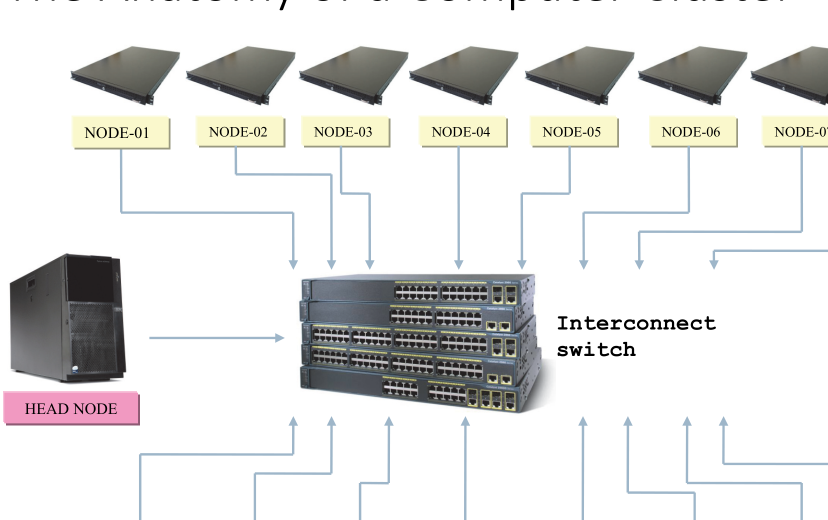
#> input picture 07_Exam_Review/知识点汇总/src/img/L1_p15_cluster.png, 1656 x 1039 px (shown at 1/2 size)
$ python -i crops.py   (imports and definitions only)
#> lines starting #> are read from the running program, lines starting #| are printed output that depends on the picture; after the words box and inside, x2 and y2 are one past the last pixel; in counts of white or black regions, pixels touching at a corner belong together
#> further down, picture is the input picture: PIL image 1656x1039 RGB; mean R, G, B 225.4, 225.2, 224
# 从讲义 PDF 按区域截图 → img/Lx_pN[_tag].png，自动去白边
# 坐标是讲义页面的 pt（页面 780×540 或按各讲实际大小），用 view.py 看好了再填
import sys
from pathlib import Path
import pymupdf
from PIL import Image, ImageChops

here = Path(__file__).parent
slides = here.parents[2] / "01_Lecture_Notes" / "slides"
img = here / "img"
# [1 line not run here, left out]

# (文件名, 讲次, 页, (x0, y0, x1, y1) 或 None 表示整页)
CROPS = [
    ("L1_p15_cluster", 1, 15, (40, 90, 600, 430)),
    ("L1_p21_moore", 1, 21, (120, 128, 445, 468)),
    ("L2_p5_bohr", 2, 5, (30, 150, 700, 440)),
    ("L2_p8_twolevel", 2, 8, (20, 180, 712, 482)),
    ("L2_p9_boltz", 2, 9, (60, 215, 700, 505)),
    ("L2_p53_Ylm", 2, 53, (25, 78, 665, 485)),
    ("L2_p54_levels", 2, 54, (35, 232, 705, 492)),
    ("L2_p55_radial", 2, 55, (140, 25, 570, 495)),
    ("L2_p75_penetration", 2, 75, (35, 278, 705, 510)),
    ("L2_p89_scf", 2, 89, (40, 140, 710, 375)),
    ("L3_p44_sdenergy", 3, 44, (20, 95, 700, 470)),
    ("L3_p45_bs", 3, 45, (20, 85, 700, 395)),
    ("L3_p47_koopmans", 3, 47, (20, 110, 700, 520)),
    ("L3_p51_rohf", 3, 51, (190, 235, 580, 525)),
    ("L3_p60_scf", 3, 60, (20, 88, 710, 535)),
    ("L3_p66_damping", 3, 66, (20, 178, 700, 470)),
    ("L3_p67_levelshift", 3, 67, (150, 245, 650, 450)),
    ("L3_p72_stogto", 3, 72, None),
    ("L3_p76_basisname", 3, 76, (20, 82, 710, 530)),
    ("L3_p79_mcscf", 3, 79, (20, 95, 710, 530)),
    ("L3_p69_symmetry", 3, 69, (20, 255, 710, 470)),
    ("L4_p4_h2diss", 4, 4, (380, 140, 690, 345)),
    ("L4_p5_basisconv", 4, 5, (10, 250, 350, 505)),
    ("L4_p11_ci", 4, 11, (20, 120, 700, 420)),
    ("L4_p18_cimatrix", 4, 18, (20, 222, 640, 385)),
    ("L4_p21_h2pes", 4, 21, (100, 90, 580, 475)),
    ("L4_p37_bsse", 4, 37, (25, 115, 700, 480)),
    ("L4_p38_cp", 4, 38, (40, 60, 690, 440)),
    ("L4_p43_cbs", 4, 43, (20, 120, 700, 530)),
    ("L4_p44_density", 4, 44, (20, 90, 700, 530)),
    ("L5_p10_maps", 5, 10, (20, 120, 700, 440)),
    ("L5_p16_hk1", 5, 16, (20, 70, 700, 460)),
    ("L5_p20_hk2", 5, 20, (60, 103, 560, 262)),
    ("L5_p23_hfdft", 5, 23, (20, 15, 700, 505)),
    ("L5_p33_sie", 5, 33, (20, 15, 700, 530)),
    ("L5_p39_mag", 5, 39, (20, 75, 710, 530)),
    ("L6_p9_bondorder", 6, 9, (20, 228, 700, 525)),
    ("L6_p10_mep", 6, 10, (20, 85, 710, 520)),
    ("L6_p13_loc", 6, 13, (20, 100, 710, 530)),
    ("L6_p17_dirac", 6, 17, (20, 55, 710, 470)),
    ("L6_p22_cube", 6, 22, (20, 20, 710, 470)),
    ("L6_p29_surface", 6, 29, (20, 80, 710, 470)),
    ("L6_p30_pcm", 6, 30, (20, 78, 710, 470)),
    ("L6_p39_vertical", 6, 39, (20, 305, 710, 500)),
]
# [1 line not run here, left out]


def trim(im, pad=6):
#> called with pad = 6
    bg = Image.new(im.mode, im.size, (255, 255, 255))
#> bg: PIL image 1656x1039 RGB; every value is 255
    diff = ImageChops.difference(im, bg).convert("L").point(lambda v: 255 if v > 18 else 0)
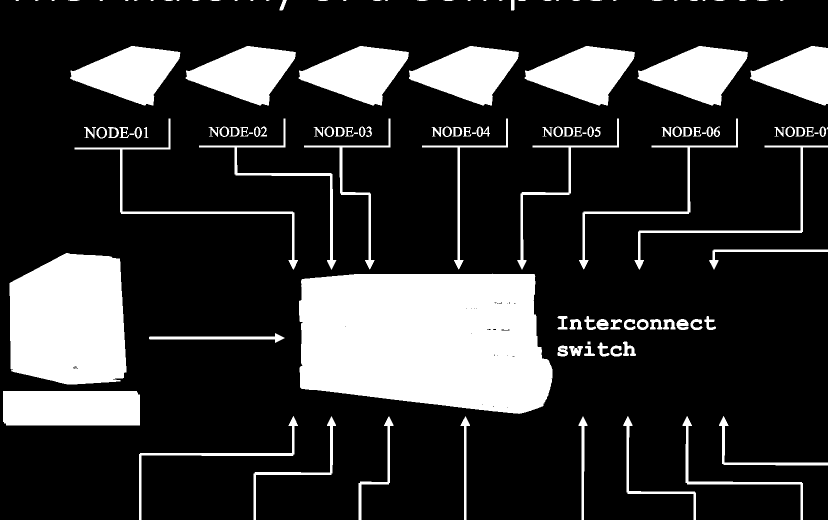
#> diff: PIL image 1656x1039 L (shown at 1/2 size); 20.4% white; 134 white regions (22 under 20 px), largest, box (x1, y1, x2, y2) and area: (598, 547, 1105, 828) 122775, (19, 506, 253, 769) 53660, (6, 782, 280, 851) 18842
    box = diff.getbbox()
#> box = (6, 0, 1656, 1039)
    if not box:
        return im
    x0, y0, x1, y1 = box
#> x0 = 6; y0 = 0; x1 = 1656; y1 = 1039
    return im.crop((max(0, x0 - pad), max(0, y0 - pad), min(im.width, x1 + pad), min(im.height, y1 + pad)))


def main(only=None):
    docs = {}
    for name, L, p, clip in CROPS:
        if only and name not in only:
            continue
        d = docs.setdefault(L, pymupdf.open(slides / f"CM5235_Lecture_0{L}.pdf"))
        page = d[p - 1]
        pix = page.get_pixmap(dpi=220, clip=pymupdf.Rect(*clip) if clip else None)
        im = Image.frombytes("RGB", [pix.width, pix.height], pix.samples)
        trim(im).save(img / f"{name}.png", optimize=True)
        print("ok", name)


# [2 lines not run here, left out]

>>> from PIL import Image
>>> picture = Image.open('img/L1_p15_cluster.png')
>>> result = trim(picture)

$ run again, on 07_Exam_Review/知识点汇总/src/img/L1_p21_moore.png
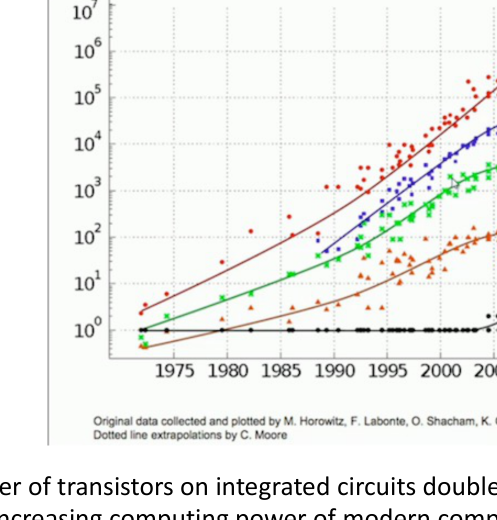
#> input picture 07_Exam_Review/知识点汇总/src/img/L1_p21_moore.png, 994 x 1039 px (shown at 1/2 size)
#> picture is the input picture: PIL image 994x1039 RGB; mean R, G, B 239.6, 240.8, 238
#> bg: PIL image 994x1039 RGB; every value is 255
#> in trim, `diff = ImageChops.difference(im, bg).convert("L").point(lambda v: 255 ..`:
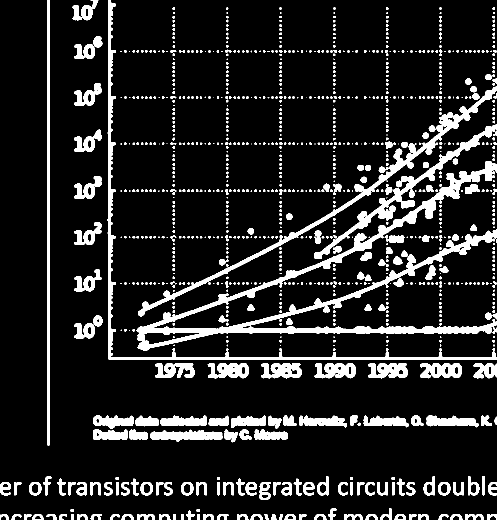
#> diff: PIL image 994x1039 L (shown at 1/2 size); 13% white; 1059 white regions (478 under 20 px), largest, box (x1, y1, x2, y2) and area: (273, 322, 994, 701) 25961, (215, 0, 994, 720) 10755, (276, 172, 994, 633) 9781
#> box = (0, 0, 994, 1039)
#> x0 = 0; x1 = 994; y1 = 1039

$ run again, on 07_Exam_Review/知识点汇总/src/img/L2_p53_Ylm.png
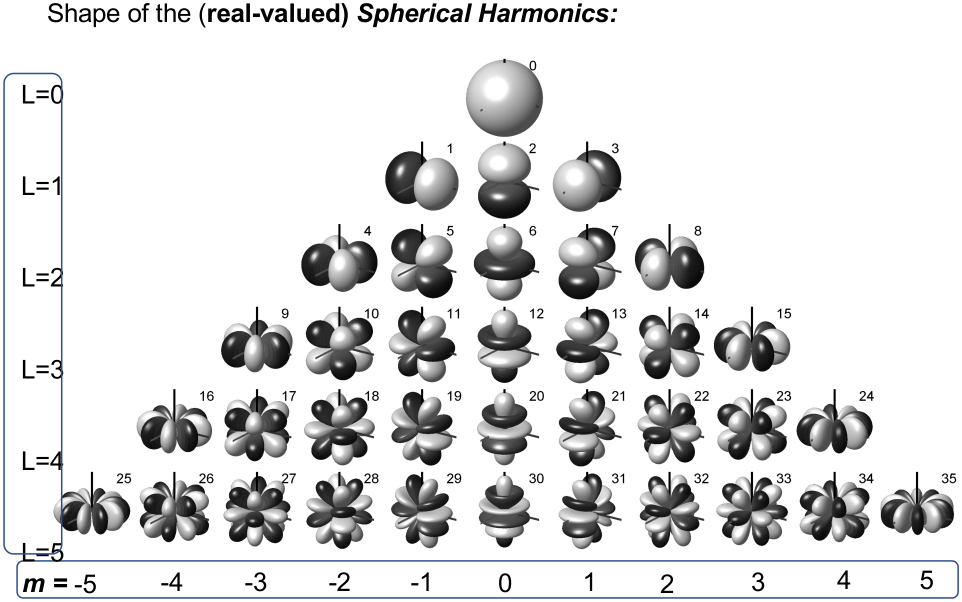
#> input picture 07_Exam_Review/知识点汇总/src/img/L2_p53_Ylm.png, 1924 x 1204 px (shown at 1/2 size)
#> picture is the input picture: PIL image 1924x1204 RGB; mean R, G, B 221.6, 221.8, 222.3
#> bg: PIL image 1924x1204 RGB; every value is 255
#> in trim, `diff = ImageChops.difference(im, bg).convert("L").point(lambda v: 255 ..`:
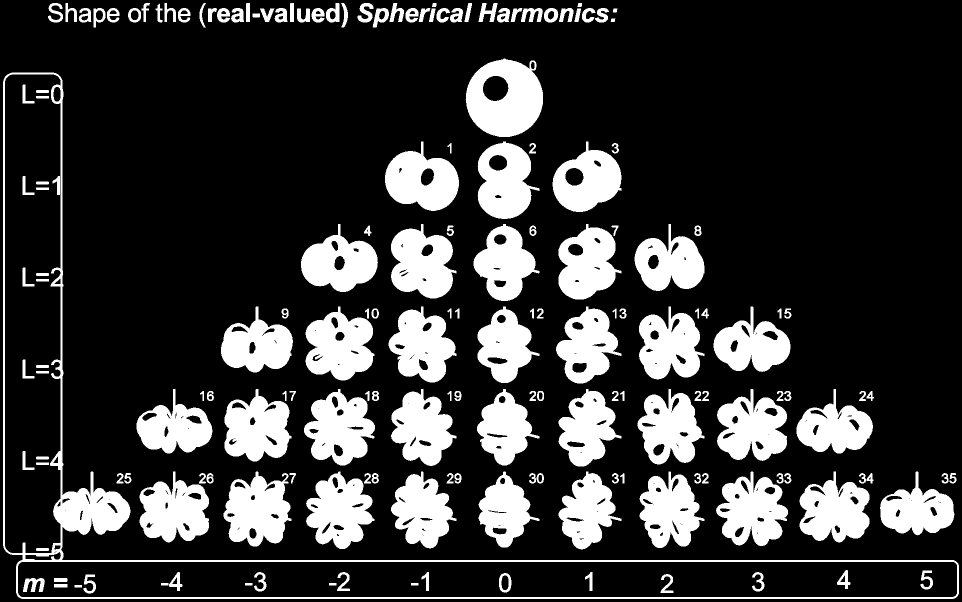
#> diff: PIL image 1924x1204 L (shown at 1/2 size); 21.6% white; 177 white regions, largest, box (x1, y1, x2, y2) and area: (6, 145, 1918, 1198) 36567, (931, 117, 1086, 274) 16990, (611, 613, 749, 761) 13658
#> box = (6, 6, 1918, 1198)
#> x0 = 6; x1 = 1918; y1 = 1198

$ run again, on 07_Exam_Review/知识点汇总/src/img/L2_p54_levels.png
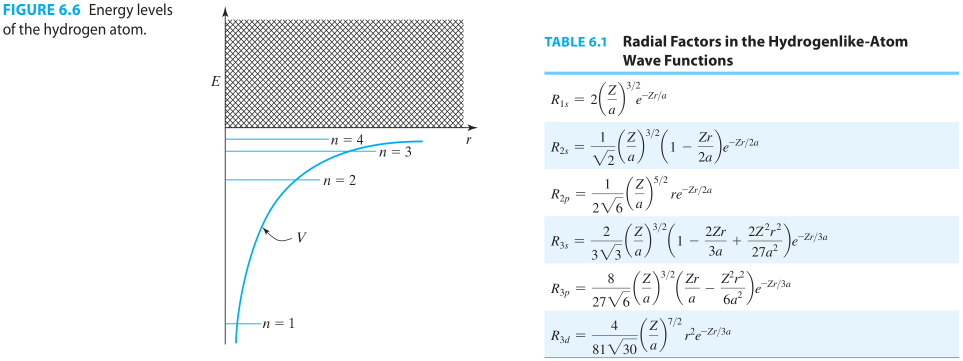
#> input picture 07_Exam_Review/知识点汇总/src/img/L2_p54_levels.png, 1925 x 722 px (shown at 1/2 size)
#> picture is the input picture: PIL image 1925x722 RGB; mean R, G, B 239.8, 243.4, 245.2
#> bg: PIL image 1925x722 RGB; every value is 255
#> in trim, `diff = ImageChops.difference(im, bg).convert("L").point(lambda v: 255 ..`:
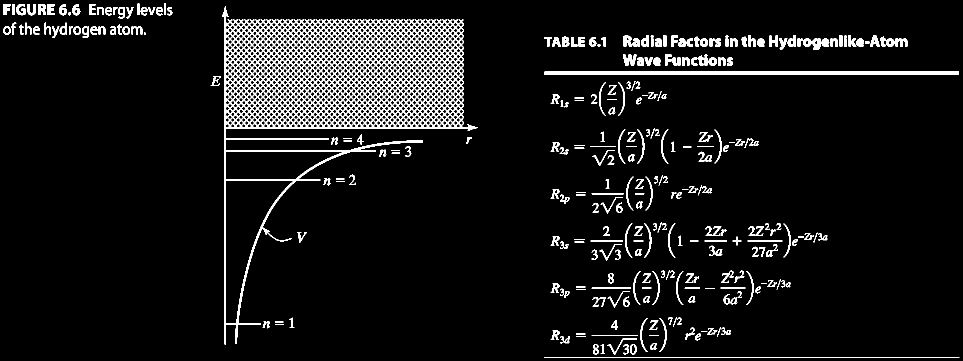
#> diff: PIL image 1925x722 L (shown at 1/2 size); 7.3% white; 306 white regions (4 under 20 px), largest, box (x1, y1, x2, y2) and area: (444, 12, 956, 689) 59038, (1089, 143, 1918, 150) 5803, (1088, 714, 1919, 716) 1660
#> box = (6, 6, 1919, 716)
#> x0 = 6; x1 = 1919; y1 = 716
